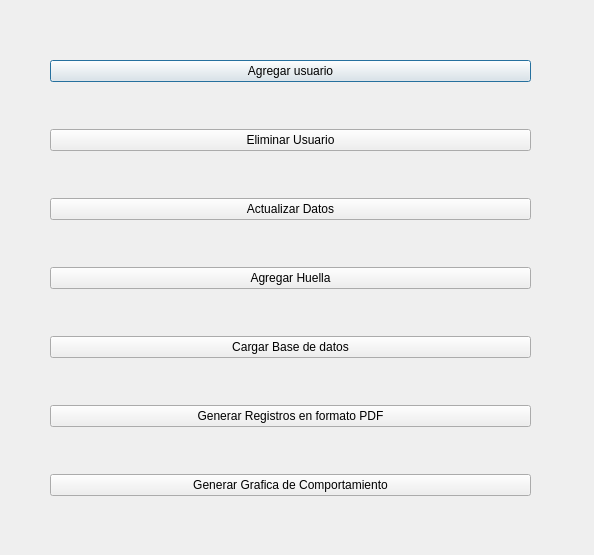
<?xml version="1.0" encoding="UTF-8"?>
<ui version="4.0">
 <class>Dialog</class>
 <widget class="QDialog" name="Dialog">
  <property name="geometry">
   <rect>
    <x>0</x>
    <y>0</y>
    <width>594</width>
    <height>555</height>
   </rect>
  </property>
  <property name="windowTitle">
   <string>Administrador</string>
  </property>
  <widget class="QWidget" name="layoutWidget">
   <property name="geometry">
    <rect>
     <x>50</x>
     <y>19</y>
     <width>481</width>
     <height>521</height>
    </rect>
   </property>
   <layout class="QVBoxLayout" name="verticalLayout">
    <item>
     <widget class="QPushButton" name="agregar">
      <property name="text">
       <string>Agregar usuario</string>
      </property>
     </widget>
    </item>
    <item>
     <widget class="QPushButton" name="eliminar">
      <property name="text">
       <string>Eliminar Usuario</string>
      </property>
     </widget>
    </item>
    <item>
     <widget class="QPushButton" name="actualizar">
      <property name="text">
       <string>Actualizar Datos</string>
      </property>
     </widget>
    </item>
    <item>
     <widget class="QPushButton" name="huella">
      <property name="text">
       <string>Agregar Huella</string>
      </property>
     </widget>
    </item>
    <item>
     <widget class="QPushButton" name="basededatos">
      <property name="text">
       <string>Cargar Base de datos</string>
      </property>
     </widget>
    </item>
    <item>
     <widget class="QPushButton" name="pdf">
      <property name="text">
       <string>Generar Registros en formato PDF</string>
      </property>
     </widget>
    </item>
    <item>
     <widget class="QPushButton" name="graficos">
      <property name="text">
       <string>Generar Grafica de Comportamiento</string>
      </property>
     </widget>
    </item>
   </layout>
  </widget>
 </widget>
 <resources/>
 <connections/>
</ui>
